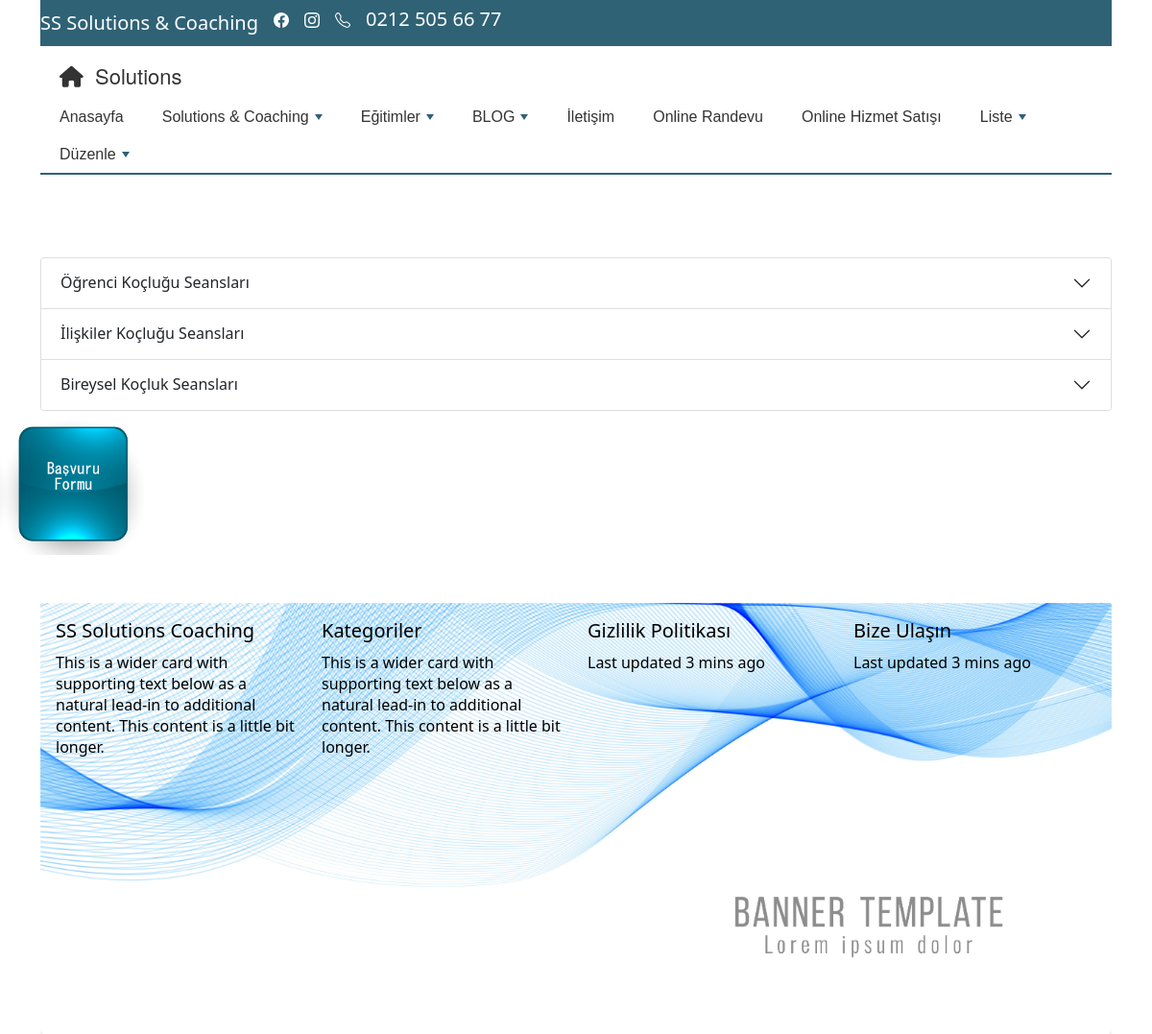
/hizmet/, run on the app's committed database.
### mysite/models.py (models this page shows)
class Menu(models.Model):
    menuadi = models.CharField(max_length=100, verbose_name='Menu Adi')
    ustmenuadi = models.CharField(max_length=100, verbose_name='Bağlantı Yapılacak Menü Adı', blank=True, null=True)
    editor = RichTextField(verbose_name="Sayfa İçeriği", null=True, blank=True)
    sira = models.IntegerField(verbose_name="Alt Menu Sırası", null=True, blank=True)
    durum = models.BooleanField(blank=True, null=True, verbose_name='Aktif')
    dosya = models.FileField(blank=True, null=True, )

class Solutions(models.Model):
    id = models.IntegerField(primary_key=True)
    altmenuadi = models.CharField(max_length=100, verbose_name='Menü Adi')
    baslik = models.CharField(max_length=100, verbose_name='Başlık')
    icerik = RichTextField(verbose_name="içerik", null=True, blank=True)
    img = models.ImageField(blank=True, null=True, )
    durum = models.BooleanField(blank=True, null=True, verbose_name='Aktif')
    dosya = models.FileField(blank=True, null=True, )
    sira = models.PositiveSmallIntegerField(blank=True)
    aciklama=models.CharField(max_length=500, verbose_name='Açıklama', blank=True)

### mysite/views.py (the view)
# urls.py: path('hizmet/', views.hizmet_goster),
def hizmet_goster(request, pk: int = None):
    menuler = Menu.objects.filter(durum=True).exclude(ustmenuadi="Anasayfa").order_by('sira')
    menuanasayfa = Menu.objects.filter(ustmenuadi="Anasayfa", durum=True)
    if pk:
        bilgi = Solutions.objects.get(id=pk)
        context = {
            'bilgi': bilgi,
            'veri': "hizmet",
            'menuler': menuler,
            'menuanasayfa': menuanasayfa,
        }
        return render(request, 'anasayfa/solutions_detay.html', context)
    else:
        bilgi1 = Solutions.objects.filter(durum=True, altmenuadi="hizmetler")
        bilgi = bilgi1.order_by('sira')
        context = {
            'bilgi': bilgi,
            'baslik': "HİZMETLERİMİZ",
            'veri.id': bilgi[0].id,
            'menuler': menuler,
            'menuanasayfa': menuanasayfa,
        }
        return render(request, 'anasayfa/solutions_liste.html', context)

### mysite/templates/anasayfa/solutions_liste.html (shortened to what this page needs)
{% extends "anasayfa/base.html" %}
{% block content %}
<h1>&nbsp;</h1>
<div class="container">
<div class="accordion" id="accordionFlushSolutions">
{% for bilgi in bilgi %}
  <div class="accordion-item">
    <h2 class="accordion-header" id="flush-heading{{bilgi.id}}">
      <button class="accordion-button collapsed" type="button" data-bs-toggle="collapse" data-bs-target="#flush-collapse{{bilgi.id}}" aria-expanded="false" aria-controls="flush-collapse{{bilgi.id}}">
        {{bilgi.baslik}}
      </button>
    </h2>
  </div>
{% endfor %}
</div>
</div>
{% endblock %}

### mysite/templates/anasayfa/menu.html (shortened to what this page needs)
<nav class="main-nav" role="navigation">
   <h2 class="nav-brand"><a href="/"><i class="fas fa-home"></i> &nbsp;Solutions</a></h2>
    <ul id="main-menu" class="sm sm-mint">
        <li><a href="/">Anasayfa</a></li>
        <li><a href="#">Solutions & Coaching</a>
        </li>
        <li><a href="#">Eğitimler</a>
        </li>
        <li><a href="#">BLOG</a>
        </li>
        <li><a href="/iletisim/">İletişim</a></li>
        <li><a href="/onlinerandevu/">Online Randevu</a></li>
        <li><a href="/onlinesatis/">Online Hizmet Satışı</a></li>
        {% for a_menuanasayfa in menuanasayfa %}
        <li><a href="/menuicerik/{{a_menuanasayfa.id}}" >{{a_menuanasayfa.menuadi}}</a>
            </li>
        {% endfor %}
    </ul>
</nav>

### mysite/static/style_anasayfa.css (style rules this page uses)
.main-nav { border-bottom: 2px solid #2F6275; background: #fff; }
.main-nav:after { clear: both; content: "\00a0"; display: block; height: 0; font: 0px/0 serif; overflow: hidden; }
.nav-brand { float: left; margin: 0; }
.nav-brand a { display: block; padding: 11px 11px 11px 20px; color: #333; font-family: 'Helvetica Neue', Helvetica, Arial, sans-serif; font-size: 22px; font-weight: normal; line-height: 17px; text-decoration: none; }
#main-menu { clear: both; border-bottom: 0; }
@media (min-width: 768px) { #main-menu { float: right; clear: none; } }
#main-menu-state:not(:checked) ~ #main-menu { display: none; }
@media (min-width: 768px) { #main-menu-state:not(:checked) ~ #main-menu { display: block; } }
body { margin: 8px; background: #fff; color: #aaa; font: 16px/1.5em 'Helvetica Neue', Helvetica, Arial, sans-serif; }

### mysite/static/smartmenus/css/sm-core-css.css (style rules this page uses)
.sm { box-sizing:border-box;position:relative;z-index:1000;-webkit-tap-highlight-color:rgba(0,0,0,0); }
.sm,.sm ul,.sm li { display:block;list-style:none;margin:0;padding:0;line-height:normal;direction:ltr;text-align:left; }
.sm li,.sm a { position:relative; }
.sm a { display:block; }
.sm::after { content:"";display:block;height:0;font:0px/0 serif;clear:both;overflow:hidden; }
.sm *,.sm *::before,.sm *::after { box-sizing:inherit; }

### mysite/static/smartmenus/css/sm-mint.css (style rules this page uses)
.sm-mint { border-top: 2px solid #2F6275; border-bottom: 2px solid #2F6275; background: #fff; }
.sm-mint a, .sm-mint a:hover, .sm-mint a:focus, .sm-mint a:active { padding: 13px 20px; padding-right: 58px; color: #333; font-family: Arial, sans-serif; font-size: 16px; font-weight: normal; line-height: 17px; text-decoration: none; }
.sm-mint li { border-top: 1px solid rgba(141, 184, 99, 0.2); }
.sm-mint > li:first-child { border-top: 0; }
@media (min-width: 768px) { .sm-mint li { float: left; } }
@media (min-width: 768px) { .sm-mint a { white-space: nowrap; } }
@media (min-width: 768px) { .sm-mint { border-top: 0; background: transparent; } }
@media (min-width: 768px) { .sm-mint a, .sm-mint a:hover, .sm-mint a:focus, .sm-mint a:active, .sm-mint a.highlighted { padding: 11px 20px; color: #333; border-radius: 4px 4px 0 0; } }
@media (min-width: 768px) { .sm-mint a.has-submenu { padding-right: 34px; } }
@media (min-width: 768px) { .sm-mint li { border-top: 0; } }

### data on the page
Menu: menuadi "Liste"
Menu: menuadi "Düzenle"
Solutions: baslik "Öğrenci Koçluğu Seansları"
Solutions: baslik "İlişkiler Koçluğu Seansları"
Solutions: baslik "Bireysel Koçluk Seansları"
